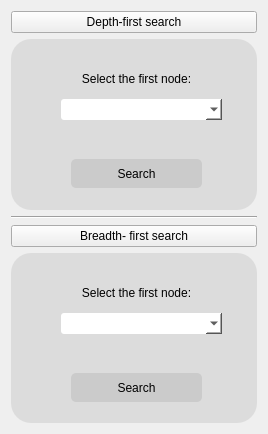
               <widget class="QWidget" name="page_2">
                <property name="geometry">
                 <rect>
                  <x>0</x>
                  <y>0</y>
                  <width>268</width>
                  <height>434</height>
                 </rect>
                </property>
                <attribute name="label">
                 <string>Algorithms</string>
                </attribute>
                <layout class="QVBoxLayout" name="verticalLayout_4">
                 <item>
                  <widget class="QPushButton" name="depth_search_pushButton">
                   <property name="text">
                    <string>Depth-first search</string>
                   </property>
                  </widget>
                 </item>
                 <item>
                  <widget class="QFrame" name="frame_11">
                   <property name="styleSheet">
                    <string notr="true">background-color: rgba(0, 0, 0, 20);
border-radius:20px;</string>
                   </property>
                   <property name="frameShape">
                    <enum>QFrame::StyledPanel</enum>
                   </property>
                   <property name="frameShadow">
                    <enum>QFrame::Raised</enum>
                   </property>
                   <widget class="QPushButton" name="depth_pushButton">
                    <property name="geometry">
                     <rect>
                      <x>60</x>
                      <y>120</y>
                      <width>131</width>
                      <height>29</height>
                     </rect>
                    </property>
                    <property name="cursor">
                     <cursorShape>PointingHandCursor</cursorShape>
                    </property>
                    <property name="styleSheet">
                     <string notr="true">border-radius:5px;</string>
                    </property>
                    <property name="text">
                     <string>Search</string>
                    </property>
                   </widget>
                   <widget class="QComboBox" name="depth_first_node_comboBox">
                    <property name="geometry">
                     <rect>
                      <x>50</x>
                      <y>60</y>
                      <width>161</width>
                      <height>21</height>
                     </rect>
                    </property>
                    <property name="styleSheet">
                     <string notr="true">background-color: rgb(255, 255, 255);
border-radius: 3px;
font: 12pt &quot;Calibri&quot;;</string>
                    </property>
                   </widget>
                   <widget class="QLabel" name="label_15">
                    <property name="geometry">
                     <rect>
                      <x>40</x>
                      <y>30</y>
                      <width>171</width>
                      <height>19</height>
                     </rect>
                    </property>
                    <property name="styleSheet">
                     <string notr="true">background-color: rgb(255, 255, 255,0);
font: 12pt &quot;Calibri&quot;;</string>
                    </property>
                    <property name="text">
                     <string>Select the first node:</string>
                    </property>
                    <property name="alignment">
                     <set>Qt::AlignCenter</set>
                    </property>
                   </widget>
                  </widget>
                 </item>
                 <item>
                  <widget class="Line" name="line_2">
                   <property name="orientation">
                    <enum>Qt::Horizontal</enum>
                   </property>
                  </widget>
                 </item>
                 <item>
                  <widget class="QPushButton" name="breadth_search_pushButton">
                   <property name="text">
                    <string>Breadth- first search</string>
                   </property>
                  </widget>
                 </item>
                 <item>
                  <widget class="QFrame" name="frame_12">
                   <property name="styleSheet">
                    <string notr="true">background-color: rgba(0, 0, 0, 20);
border-radius:20px;</string>
                   </property>
                   <property name="frameShape">
                    <enum>QFrame::StyledPanel</enum>
                   </property>
                   <property name="frameShadow">
                    <enum>QFrame::Raised</enum>
                   </property>
                   <widget class="QPushButton" name="breadth_pushButton">
                    <property name="geometry">
                     <rect>
                      <x>60</x>
                      <y>120</y>
                      <width>131</width>
                      <height>29</height>
                     </rect>
                    </property>
                    <property name="cursor">
                     <cursorShape>PointingHandCursor</cursorShape>
                    </property>
                    <property name="styleSheet">
                     <string notr="true">border-radius:5px;</string>
                    </property>
                    <property name="text">
                     <string>Search</string>
                    </property>
                   </widget>
                   <widget class="QComboBox" name="breadth_node_comboBox">
                    <property name="geometry">
                     <rect>
                      <x>50</x>
                      <y>60</y>
                      <width>161</width>
                      <height>21</height>
                     </rect>
                    </property>
                    <property name="styleSheet">
                     <string notr="true">background-color: rgb(255, 255, 255);
border-radius: 3px;
font: 12pt &quot;Calibri&quot;;</string>
                    </property>
                   </widget>
                   <widget class="QLabel" name="label_16">
                    <property name="geometry">
                     <rect>
                      <x>40</x>
                      <y>30</y>
                      <width>171</width>
                      <height>19</height>
                     </rect>
                    </property>
                    <property name="styleSheet">
                     <string notr="true">background-color: rgb(255, 255, 255,0);
font: 12pt &quot;Calibri&quot;;</string>
                    </property>
                    <property name="text">
                     <string>Select the first node:</string>
                    </property>
                    <property name="alignment">
                     <set>Qt::AlignCenter</set>
                    </property>
                   </widget>
                  </widget>
                 </item>
                </layout>
               </widget>
